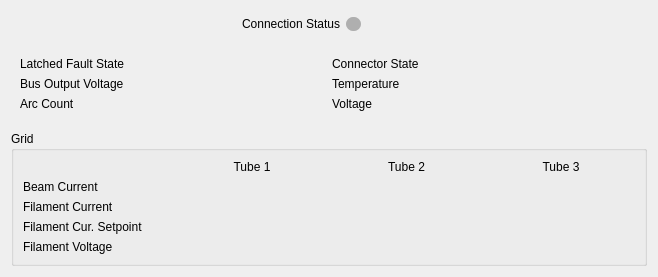
     <widget class="QWidget" name="hvps2">
      <property name="styleSheet">
       <string notr="true">font: 75  bold 9pt &quot;Sans Serif&quot;;
</string>
      </property>
      <attribute name="title">
       <string>HVPS 2</string>
      </attribute>
      <layout class="QGridLayout" name="gridLayout_9">
       <item row="0" column="1">
        <widget class="QLabel" name="label_23">
         <property name="maximumSize">
          <size>
           <width>500</width>
           <height>30</height>
          </size>
         </property>
         <property name="styleSheet">
          <string notr="true">font: 75 bold 9pt &quot;Sans Serif&quot;;</string>
         </property>
         <property name="text">
          <string>Connection Status</string>
         </property>
         <property name="textFormat">
          <enum>Qt::RichText</enum>
         </property>
         <property name="alignment">
          <set>Qt::AlignRight|Qt::AlignTrailing|Qt::AlignVCenter</set>
         </property>
        </widget>
       </item>
       <item row="0" column="2">
        <widget class="QLabel" name="hvps2_connection">
         <property name="minimumSize">
          <size>
           <width>15</width>
           <height>22</height>
          </size>
         </property>
         <property name="maximumSize">
          <size>
           <width>15</width>
           <height>26</height>
          </size>
         </property>
         <property name="styleSheet">
          <string notr="true">QLabel {
margin-top: 6px;
margin-bottom: 6px;
border-radius:7px;
min-height: 10px;
min-width: 15px;
background-color: rgb(175, 175, 175);
}
</string>
         </property>
         <property name="text">
          <string/>
         </property>
        </widget>
       </item>
       <item row="2" column="0" colspan="4">
        <widget class="QWidget" name="widget_3" native="true">
         <layout class="QGridLayout" name="gridLayout_8">
          <item row="1" column="0">
           <widget class="QLabel" name="label_bus_voltage_2">
            <property name="styleSheet">
             <string notr="true">font: 9pt &quot;Sans Serif&quot;;</string>
            </property>
            <property name="text">
             <string>Bus Output Voltage</string>
            </property>
           </widget>
          </item>
          <item row="0" column="0">
           <widget class="QLabel" name="label_fault_state_2">
            <property name="styleSheet">
             <string notr="true">font: 9pt &quot;Sans Serif&quot;;</string>
            </property>
            <property name="text">
             <string>Latched Fault State</string>
            </property>
           </widget>
          </item>
          <item row="2" column="0">
           <widget class="QLabel" name="label_arc_2">
            <property name="styleSheet">
             <string notr="true">font: 9pt &quot;Sans Serif&quot;;</string>
            </property>
            <property name="text">
             <string>Arc Count</string>
            </property>
           </widget>
          </item>
          <item row="0" column="3">
           <widget class="QLabel" name="hvps2_connector_state">
            <property name="styleSheet">
             <string notr="true">font: 75 bold 9pt &quot;Sans Serif&quot;;
border-radius:3px;
min-height: 10px;
min-width: 15px;</string>
            </property>
            <property name="text">
             <string/>
            </property>
            <property name="alignment">
             <set>Qt::AlignCenter</set>
            </property>
           </widget>
          </item>
          <item row="1" column="3">
           <widget class="QLabel" name="hvps2_temp">
            <property name="styleSheet">
             <string notr="true">font: 75 bold 9pt &quot;Sans Serif&quot;;
border-radius:3px;
min-height: 10px;
min-width: 15px;</string>
            </property>
            <property name="text">
             <string/>
            </property>
            <property name="alignment">
             <set>Qt::AlignCenter</set>
            </property>
           </widget>
          </item>
          <item row="2" column="3">
           <widget class="QLabel" name="hvps2_voltage">
            <property name="styleSheet">
             <string notr="true">font: 75 bold 9pt &quot;Sans Serif&quot;;
border-radius:3px;
min-height: 10px;
min-width: 15px;</string>
            </property>
            <property name="text">
             <string/>
            </property>
            <property name="alignment">
             <set>Qt::AlignCenter</set>
            </property>
           </widget>
          </item>
          <item row="2" column="2">
           <widget class="QLabel" name="label_voltage_2">
            <property name="styleSheet">
             <string notr="true">font: 9pt &quot;Sans Serif&quot;;</string>
            </property>
            <property name="text">
             <string>Voltage</string>
            </property>
           </widget>
          </item>
          <item row="1" column="2">
           <widget class="QLabel" name="label_temp_2">
            <property name="styleSheet">
             <string notr="true">font: 9pt &quot;Sans Serif&quot;;</string>
            </property>
            <property name="text">
             <string>Temperature</string>
            </property>
           </widget>
          </item>
          <item row="0" column="2">
           <widget class="QLabel" name="label_connector_state_2">
            <property name="styleSheet">
             <string notr="true">font: 9pt &quot;Sans Serif&quot;;</string>
            </property>
            <property name="text">
             <string>Connector State</string>
            </property>
           </widget>
          </item>
          <item row="2" column="1">
           <widget class="QLabel" name="hvps2_arc_count">
            <property name="styleSheet">
             <string notr="true">font: 75 bold 9pt &quot;Sans Serif&quot;;
border-radius:3px;
min-height: 10px;
min-width: 15px;</string>
            </property>
            <property name="text">
             <string/>
            </property>
            <property name="alignment">
             <set>Qt::AlignCenter</set>
            </property>
           </widget>
          </item>
          <item row="1" column="1">
           <widget class="QLabel" name="hvps2_bus">
            <property name="styleSheet">
             <string notr="true">font: 75 bold 9pt &quot;Sans Serif&quot;;
border-radius:3px;
min-height: 10px;
min-width: 15px;</string>
            </property>
            <property name="text">
             <string/>
            </property>
            <property name="alignment">
             <set>Qt::AlignCenter</set>
            </property>
           </widget>
          </item>
          <item row="0" column="1">
           <widget class="QLabel" name="hvps2_fault_state">
            <property name="styleSheet">
             <string notr="true">font: 75 bold 9pt &quot;Sans Serif&quot;;
border-radius:3px;
min-height: 10px;
min-width: 15px;</string>
            </property>
            <property name="text">
             <string/>
            </property>
            <property name="alignment">
             <set>Qt::AlignCenter</set>
            </property>
           </widget>
          </item>
         </layout>
        </widget>
       </item>
       <item row="4" column="0" colspan="4">
        <widget class="QGroupBox" name="groupBox_2">
         <property name="styleSheet">
          <string notr="true">font: 75 bold 9pt &quot;Sans Serif&quot;;</string>
         </property>
         <property name="title">
          <string>Grid</string>
         </property>
         <layout class="QGridLayout" name="gridLayout_7">
          <item row="0" column="0">
           <widget class="QLabel" name="label_space_2">
            <property name="text">
             <string/>
            </property>
           </widget>
          </item>
          <item row="4" column="1">
           <widget class="QLabel" name="hvps2_tube1_fil_cur_set">
            <property name="styleSheet">
             <string notr="true">font: 75 bold 9pt &quot;Sans Serif&quot;;
border-radius:3px;
min-height: 10px;
min-width: 15px;</string>
            </property>
            <property name="text">
             <string/>
            </property>
            <property name="alignment">
             <set>Qt::AlignCenter</set>
            </property>
           </widget>
          </item>
          <item row="4" column="0">
           <widget class="QLabel" name="label_19">
            <property name="styleSheet">
             <string notr="true">font: 9pt &quot;Sans Serif&quot;;</string>
            </property>
            <property name="text">
             <string>Filament Cur. Setpoint</string>
            </property>
            <property name="alignment">
             <set>Qt::AlignLeading|Qt::AlignLeft|Qt::AlignVCenter</set>
            </property>
           </widget>
          </item>
          <item row="0" column="1">
           <widget class="QLabel" name="label_tube1_2">
            <property name="styleSheet">
             <string notr="true">font: 75 bold 10pt &quot;Sans Serif&quot;;</string>
            </property>
            <property name="text">
             <string>Tube 1</string>
            </property>
            <property name="alignment">
             <set>Qt::AlignCenter</set>
            </property>
           </widget>
          </item>
          <item row="0" column="3">
           <widget class="QLabel" name="label_tube3_2">
            <property name="styleSheet">
             <string notr="true">font: 75 bold 10pt &quot;Sans Serif&quot;;</string>
            </property>
            <property name="text">
             <string>Tube 3</string>
            </property>
            <property name="alignment">
             <set>Qt::AlignCenter</set>
            </property>
           </widget>
          </item>
          <item row="4" column="3">
           <widget class="QLabel" name="hvps2_tube3_fil_cur_set">
            <property name="styleSheet">
             <string notr="true">font: 75 bold 9pt &quot;Sans Serif&quot;;
border-radius:3px;
min-height: 10px;
min-width: 15px;</string>
            </property>
            <property name="text">
             <string/>
            </property>
            <property name="alignment">
             <set>Qt::AlignCenter</set>
            </property>
           </widget>
          </item>
          <item row="0" column="2">
           <widget class="QLabel" name="label_tube2_2">
            <property name="styleSheet">
             <string notr="true">font: 75 bold 10pt &quot;Sans Serif&quot;;</string>
            </property>
            <property name="text">
             <string>Tube 2</string>
            </property>
            <property name="alignment">
             <set>Qt::AlignCenter</set>
            </property>
           </widget>
          </item>
          <item row="4" column="2">
           <widget class="QLabel" name="hvps2_tube2_fil_cur_set">
            <property name="styleSheet">
             <string notr="true">font: 75 bold 9pt &quot;Sans Serif&quot;;
border-radius:3px;
min-height: 10px;
min-width: 15px;</string>
            </property>
            <property name="text">
             <string/>
            </property>
            <property name="alignment">
             <set>Qt::AlignCenter</set>
            </property>
           </widget>
          </item>
          <item row="3" column="0">
           <widget class="QLabel" name="hvps1_filament_current_2">
            <property name="styleSheet">
             <string notr="true">font: 9pt &quot;Sans Serif&quot;;</string>
            </property>
            <property name="text">
             <string>Filament Current</string>
            </property>
            <property name="alignment">
             <set>Qt::AlignLeading|Qt::AlignLeft|Qt::AlignVCenter</set>
            </property>
           </widget>
          </item>
          <item row="3" column="1">
           <widget class="QLabel" name="hvps2_tube1_fil_cur">
            <property name="styleSheet">
             <string notr="true">font: 75 bold 9pt &quot;Sans Serif&quot;;
border-radius:3px;
min-height: 10px;
min-width: 15px;</string>
            </property>
            <property name="text">
             <string/>
            </property>
            <property name="alignment">
             <set>Qt::AlignCenter</set>
            </property>
           </widget>
          </item>
          <item row="3" column="2">
           <widget class="QLabel" name="hvps2_tube2_fil_cur">
            <property name="styleSheet">
             <string notr="true">font: 75 bold 9pt &quot;Sans Serif&quot;;
border-radius:3px;
min-height: 10px;
min-width: 15px;</string>
            </property>
            <property name="text">
             <string/>
            </property>
            <property name="alignment">
             <set>Qt::AlignCenter</set>
            </property>
           </widget>
          </item>
          <item row="3" column="3">
           <widget class="QLabel" name="hvps2_tube3_fil_cur">
            <property name="styleSheet">
             <string notr="true">font: 75 bold 9pt &quot;Sans Serif&quot;;
border-radius:3px;
min-height: 10px;
min-width: 15px;</string>
            </property>
            <property name="text">
             <string/>
            </property>
            <property name="alignment">
             <set>Qt::AlignCenter</set>
            </property>
           </widget>
          </item>
          <item row="2" column="0">
           <widget class="QLabel" name="hvps1_beam_current_2">
            <property name="styleSheet">
             <string notr="true">font: 9pt &quot;Sans Serif&quot;;</string>
            </property>
            <property name="text">
             <string>Beam Current</string>
            </property>
            <property name="alignment">
             <set>Qt::AlignLeading|Qt::AlignLeft|Qt::AlignVCenter</set>
            </property>
           </widget>
          </item>
          <item row="2" column="1">
           <widget class="QLabel" name="hvps2_tube1_beam_cur">
            <property name="styleSheet">
             <string notr="true">font: 75 bold 9pt &quot;Sans Serif&quot;;
border-radius:3px;
min-height: 10px;
min-width: 15px;</string>
            </property>
            <property name="text">
             <string/>
            </property>
            <property name="alignment">
             <set>Qt::AlignCenter</set>
            </property>
           </widget>
          </item>
          <item row="2" column="2">
           <widget class="QLabel" name="hvps2_tube2_beam_cur">
            <property name="styleSheet">
             <string notr="true">font: 75 bold 9pt &quot;Sans Serif&quot;;
border-radius:3px;
min-height: 10px;
min-width: 15px;</string>
            </property>
            <property name="text">
             <string/>
            </property>
            <property name="alignment">
             <set>Qt::AlignCenter</set>
            </property>
           </widget>
          </item>
          <item row="2" column="3">
           <widget class="QLabel" name="hvps2_tube3_beam_cur">
            <property name="styleSheet">
             <string notr="true">font: 75 bold 9pt &quot;Sans Serif&quot;;
border-radius:3px;
min-height: 10px;
min-width: 15px;</string>
            </property>
            <property name="text">
             <string/>
            </property>
            <property name="alignment">
             <set>Qt::AlignCenter</set>
            </property>
           </widget>
          </item>
          <item row="5" column="0">
           <widget class="QLabel" name="label_5">
            <property name="styleSheet">
             <string notr="true">font: 9pt &quot;Sans Serif&quot;;</string>
            </property>
            <property name="text">
             <string>Filament Voltage</string>
            </property>
            <property name="alignment">
             <set>Qt::AlignLeading|Qt::AlignLeft|Qt::AlignVCenter</set>
            </property>
           </widget>
          </item>
          <item row="5" column="1">
           <widget class="QLabel" name="hvps2_tube1_fil_vol">
            <property name="styleSheet">
             <string notr="true">font: 75 bold 9pt &quot;Sans Serif&quot;;
border-radius:3px;
min-height: 10px;
min-width: 15px;</string>
            </property>
            <property name="text">
             <string/>
            </property>
            <property name="alignment">
             <set>Qt::AlignCenter</set>
            </property>
           </widget>
          </item>
          <item row="5" column="2">
           <widget class="QLabel" name="hvps2_tube2_fil_vol">
            <property name="styleSheet">
             <string notr="true">font: 75 bold 9pt &quot;Sans Serif&quot;;
border-radius:3px;
min-height: 10px;
min-width: 15px;</string>
            </property>
            <property name="text">
             <string/>
            </property>
            <property name="alignment">
             <set>Qt::AlignCenter</set>
            </property>
           </widget>
          </item>
          <item row="5" column="3">
           <widget class="QLabel" name="hvps2_tube3_fil_vol">
            <property name="styleSheet">
             <string notr="true">font: 75 bold 9pt &quot;Sans Serif&quot;;
border-radius:3px;
min-height: 10px;
min-width: 15px;</string>
            </property>
            <property name="text">
             <string/>
            </property>
            <property name="alignment">
             <set>Qt::AlignCenter</set>
            </property>
           </widget>
          </item>
         </layout>
        </widget>
       </item>
       <item row="3" column="1" colspan="2">
        <spacer name="verticalSpacer_4">
         <property name="orientation">
          <enum>Qt::Vertical</enum>
         </property>
         <property name="sizeType">
          <enum>QSizePolicy::Maximum</enum>
         </property>
         <property name="sizeHint" stdset="0">
          <size>
           <width>20</width>
           <height>5</height>
          </size>
         </property>
        </spacer>
       </item>
       <item row="1" column="1" colspan="2">
        <spacer name="verticalSpacer_2">
         <property name="orientation">
          <enum>Qt::Vertical</enum>
         </property>
         <property name="sizeType">
          <enum>QSizePolicy::Maximum</enum>
         </property>
         <property name="sizeHint" stdset="0">
          <size>
           <width>20</width>
           <height>5</height>
          </size>
         </property>
        </spacer>
       </item>
       <item row="0" column="0">
        <spacer name="horizontalSpacer_3">
         <property name="orientation">
          <enum>Qt::Horizontal</enum>
         </property>
         <property name="sizeType">
          <enum>QSizePolicy::Maximum</enum>
         </property>
         <property name="sizeHint" stdset="0">
          <size>
           <width>225</width>
           <height>20</height>
          </size>
         </property>
        </spacer>
       </item>
       <item row="0" column="3">
        <spacer name="horizontalSpacer_4">
         <property name="orientation">
          <enum>Qt::Horizontal</enum>
         </property>
         <property name="sizeType">
          <enum>QSizePolicy::Maximum</enum>
         </property>
         <property name="sizeHint" stdset="0">
          <size>
           <width>280</width>
           <height>20</height>
          </size>
         </property>
        </spacer>
       </item>
      </layout>
     </widget>
